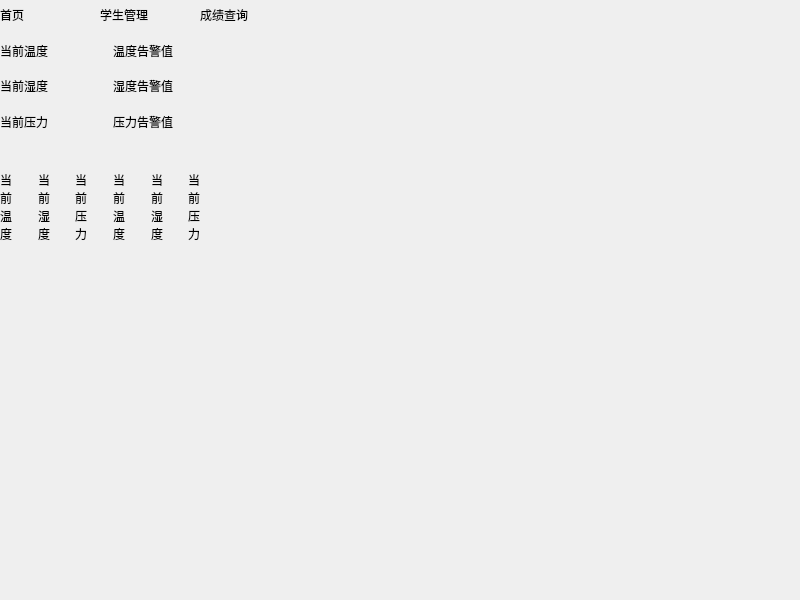
<?xml version="1.0" encoding="UTF-8"?>
<ui version="4.0">
 <class>frmNavLabel</class>
 <widget class="QWidget" name="frmNavLabel">
  <property name="geometry">
   <rect>
    <x>0</x>
    <y>0</y>
    <width>800</width>
    <height>600</height>
   </rect>
  </property>
  <property name="windowTitle">
   <string>Form</string>
  </property>
  <widget class="QWidget" name="widget_2" native="true">
   <property name="geometry">
    <rect>
     <x>0</x>
     <y>0</y>
     <width>501</width>
     <height>271</height>
    </rect>
   </property>
   <layout class="QVBoxLayout" name="verticalLayout">
    <item>
     <widget class="QWidget" name="widget" native="true">
      <property name="minimumSize">
       <size>
        <width>300</width>
        <height>30</height>
       </size>
      </property>
      <property name="maximumSize">
       <size>
        <width>300</width>
        <height>30</height>
       </size>
      </property>
      <layout class="QHBoxLayout" name="horizontalLayout_2">
       <property name="spacing">
        <number>0</number>
       </property>
       <property name="leftMargin">
        <number>0</number>
       </property>
       <property name="topMargin">
        <number>0</number>
       </property>
       <property name="rightMargin">
        <number>0</number>
       </property>
       <property name="bottomMargin">
        <number>0</number>
       </property>
       <item>
        <widget class="NavLabel" name="navLabel51">
         <property name="text">
          <string>首页</string>
         </property>
        </widget>
       </item>
       <item>
        <widget class="NavLabel" name="navLabel52">
         <property name="text">
          <string>学生管理</string>
         </property>
        </widget>
       </item>
       <item>
        <widget class="NavLabel" name="navLabel53">
         <property name="text">
          <string>成绩查询</string>
         </property>
        </widget>
       </item>
      </layout>
     </widget>
    </item>
    <item>
     <widget class="QWidget" name="widget1" native="true">
      <property name="sizePolicy">
       <sizepolicy hsizetype="Preferred" vsizetype="Expanding">
        <horstretch>0</horstretch>
        <verstretch>0</verstretch>
       </sizepolicy>
      </property>
      <property name="minimumSize">
       <size>
        <width>220</width>
        <height>100</height>
       </size>
      </property>
      <property name="maximumSize">
       <size>
        <width>220</width>
        <height>100</height>
       </size>
      </property>
      <layout class="QGridLayout" name="gridLayout">
       <property name="leftMargin">
        <number>0</number>
       </property>
       <property name="topMargin">
        <number>0</number>
       </property>
       <property name="rightMargin">
        <number>0</number>
       </property>
       <property name="bottomMargin">
        <number>0</number>
       </property>
       <item row="0" column="0">
        <widget class="NavLabel" name="navLabel11">
         <property name="text">
          <string>当前温度</string>
         </property>
        </widget>
       </item>
       <item row="0" column="1">
        <widget class="NavLabel" name="navLabel21">
         <property name="text">
          <string>温度告警值</string>
         </property>
        </widget>
       </item>
       <item row="1" column="0">
        <widget class="NavLabel" name="navLabel12">
         <property name="text">
          <string>当前湿度</string>
         </property>
        </widget>
       </item>
       <item row="1" column="1">
        <widget class="NavLabel" name="navLabel22">
         <property name="text">
          <string>湿度告警值</string>
         </property>
        </widget>
       </item>
       <item row="2" column="0">
        <widget class="NavLabel" name="navLabel13">
         <property name="text">
          <string>当前压力</string>
         </property>
        </widget>
       </item>
       <item row="2" column="1">
        <widget class="NavLabel" name="navLabel23">
         <property name="text">
          <string>压力告警值</string>
         </property>
        </widget>
       </item>
      </layout>
     </widget>
    </item>
    <item>
     <widget class="QWidget" name="widget2" native="true">
      <property name="sizePolicy">
       <sizepolicy hsizetype="Preferred" vsizetype="Expanding">
        <horstretch>0</horstretch>
        <verstretch>0</verstretch>
       </sizepolicy>
      </property>
      <property name="minimumSize">
       <size>
        <width>220</width>
        <height>0</height>
       </size>
      </property>
      <property name="maximumSize">
       <size>
        <width>220</width>
        <height>16777215</height>
       </size>
      </property>
      <layout class="QHBoxLayout" name="horizontalLayout">
       <property name="leftMargin">
        <number>0</number>
       </property>
       <property name="topMargin">
        <number>0</number>
       </property>
       <property name="rightMargin">
        <number>0</number>
       </property>
       <property name="bottomMargin">
        <number>0</number>
       </property>
       <item>
        <widget class="NavLabel" name="navLabel31">
         <property name="text">
          <string>当
前
温
度</string>
         </property>
        </widget>
       </item>
       <item>
        <widget class="NavLabel" name="navLabel32">
         <property name="text">
          <string>当
前
湿
度</string>
         </property>
        </widget>
       </item>
       <item>
        <widget class="NavLabel" name="navLabel33">
         <property name="text">
          <string>当
前
压
力</string>
         </property>
        </widget>
       </item>
       <item>
        <widget class="NavLabel" name="navLabel41">
         <property name="text">
          <string>当
前
温
度</string>
         </property>
        </widget>
       </item>
       <item>
        <widget class="NavLabel" name="navLabel42">
         <property name="text">
          <string>当
前
湿
度</string>
         </property>
        </widget>
       </item>
       <item>
        <widget class="NavLabel" name="navLabel43">
         <property name="text">
          <string>当
前
压
力</string>
         </property>
        </widget>
       </item>
      </layout>
     </widget>
    </item>
   </layout>
  </widget>
 </widget>
 <customwidgets>
  <customwidget>
   <class>NavLabel</class>
   <extends>QLabel</extends>
   <header>navlabel.h</header>
  </customwidget>
 </customwidgets>
 <resources/>
 <connections/>
</ui>
